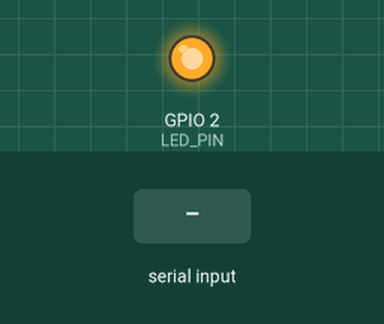
Bench run of a sketch on a simulated ESP32. On the bench: output pins drawn as LEDs (lit = HIGH). The test bench sets the inputs (shaded band). WiFi joins after 1.5 s; servers stay silent unless stated; what the sketch prints to the serial monitor is not drawn.

Above: at 3.3 s.
3.4 s: "1\n" received over the second serial link
At 10.04 s:
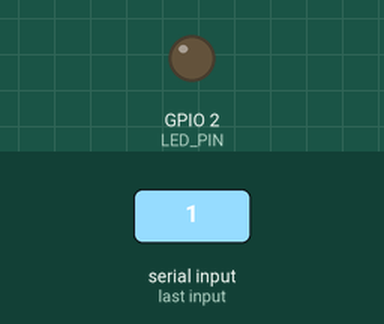
Timing chart, 0 to 10.9 s (numbered marks = the images above; inputs shaded):
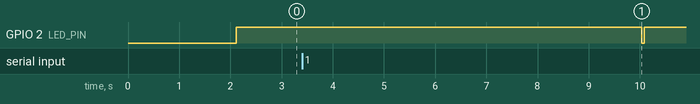

The sketch:

esp32_bridge.ino
```cpp
/*
 * ╔══════════════════════════════════════════════════════════════════════╗
 * ║  esp32_bridge.ino — ESP32 UDP Bridge (Arduino C++)                   ║
 * ║  Project : Autonomous AI-Driven Plume Tracker (DQN + Triple-MCU)    ║
 * ║  Role    : Bidirectional relay between Pico (UART) ↔ Laptop (UDP)   ║
 * ║  Serial2 : RX=GPIO16, TX=GPIO17 @ 115200 baud                       ║
 * ║  UDP Port: 1234                                                      ║
 * ╚══════════════════════════════════════════════════════════════════════╝
 */

#include <WiFi.h>
#include <WiFiUdp.h>

// ─────────────────────── CONFIGURATION ───────────────────────

// Wi-Fi Credentials (CHANGE THESE)
const char* WIFI_SSID     = "iQOO Neo7";
const char* WIFI_PASSWORD = "Thaiu009";

// Static IP Configuration (CHANGE THESE for your network)
IPAddress local_IP(10, 35, 225, 200);     // ESP32 static IP
IPAddress gateway(10, 35, 225, 254);        // Router gateway
IPAddress subnet(255, 255, 255, 0);       // Subnet mask
IPAddress dns_primary(8, 8, 8, 8);        // Google DNS

// Laptop IP (CHANGE THIS to your laptop's IP)
IPAddress laptop_IP(10, 35, 225, 68);

// UDP Port
const uint16_t UDP_PORT = 1234;

// Serial2 Pins (ESP32 → Pico UART)
#define SERIAL2_RX 16
#define SERIAL2_TX 17
#define SERIAL2_BAUD 115200

// ─────────────────────── GLOBALS ───────────────────────

WiFiUDP udp;
char udpBuffer[512];         // Buffer for incoming UDP packets
char serialBuffer[512];      // Buffer for incoming Serial2 data
int serialBufferIdx = 0;     // Current position in serial buffer

unsigned long lastHeartbeat = 0;
unsigned long lastWiFiCheck = 0;
unsigned long packetsSentToLaptop = 0;
unsigned long packetsSentToPico = 0;
unsigned long bootTime = 0;

// Onboard LED
#define LED_PIN 2

// ─────────────────────── DEBUG LOGGING ───────────────────────

void logMsg(const char* tag, const char* msg) {
    unsigned long elapsed = millis() - bootTime;
    Serial.printf("[ESP32 %8lums] [%s] %s\n", elapsed, tag, msg);
}

void logMsgF(const char* tag, const char* fmt, ...) {
    char buf[256];
    va_list args;
    va_start(args, fmt);
    vsnprintf(buf, sizeof(buf), fmt, args);
    va_end(args);
    logMsg(tag, buf);
}

// ─────────────────────── WIFI SETUP ───────────────────────

void connectWiFi() {
    logMsg("WIFI", "═══════════════════════════════════════════");
    logMsgF("WIFI", "Connecting to SSID: %s", WIFI_SSID);

    // Configure static IP BEFORE WiFi.begin()
    if (!WiFi.config(local_IP, gateway, subnet, dns_primary)) {
        logMsg("WIFI", "ERROR: Static IP configuration failed!");
    } else {
        logMsg("WIFI", "Static IP configured successfully");
    }

    WiFi.mode(WIFI_STA);
    WiFi.begin(WIFI_SSID, WIFI_PASSWORD);

    int retries = 0;
    const int maxRetries = 30;  // 15 seconds timeout

    while (WiFi.status() != WL_CONNECTED && retries < maxRetries) {
        delay(500);
        Serial.print(".");
        retries++;
    }
    Serial.println();

    if (WiFi.status() == WL_CONNECTED) {
        logMsg("WIFI", "═══════════════════════════════════════════");
        logMsgF("WIFI", "Connected! IP: %s", WiFi.localIP().toString().c_str());
        logMsgF("WIFI", "Gateway:     %s", WiFi.gatewayIP().toString().c_str());
        logMsgF("WIFI", "RSSI:        %d dBm", WiFi.RSSI());
        logMsgF("WIFI", "MAC:         %s", WiFi.macAddress().c_str());
        logMsg("WIFI", "═══════════════════════════════════════════");
        digitalWrite(LED_PIN, HIGH);  // Solid LED = connected
    } else {
        logMsg("WIFI", "ERROR: Connection FAILED after 15 seconds!");
        logMsg("WIFI", "Check SSID, password, and signal strength.");
        digitalWrite(LED_PIN, LOW);
    }
}

void checkWiFiReconnect() {
    if (millis() - lastWiFiCheck < 5000) return;  // Check every 5s
    lastWiFiCheck = millis();

    if (WiFi.status() != WL_CONNECTED) {
        logMsg("WIFI", "WARN: Connection lost! Attempting reconnect...");
        digitalWrite(LED_PIN, LOW);
        WiFi.disconnect();
        delay(100);
        connectWiFi();
    }
}

// ─────────────────────── SETUP ───────────────────────

void setup() {
    bootTime = millis();

    // USB Serial for debug logging
    Serial.begin(115200);
    delay(500);

    // Onboard LED
    pinMode(LED_PIN, OUTPUT);
    digitalWrite(LED_PIN, LOW);

    Serial.println();
    logMsg("INIT", "╔══════════════════════════════════════════════╗");
    logMsg("INIT", "║  ESP32 UDP BRIDGE — Plume Tracker v1.0       ║");
    logMsg("INIT", "║  Serial2: GPIO16(RX) / GPIO17(TX) @ 115200  ║");
    logMsg("INIT", "║  UDP Port: 1234                              ║");
    logMsg("INIT", "╚══════════════════════════════════════════════╝");

    // Serial2: UART to Pico
    Serial2.begin(SERIAL2_BAUD, SERIAL_8N1, SERIAL2_RX, SERIAL2_TX);
    logMsg("INIT", "Serial2 initialized (to Pico)");

    // Connect WiFi
    connectWiFi();

    // Start UDP listener
    if (udp.begin(UDP_PORT)) {
        logMsgF("INIT", "UDP listening on port %d", UDP_PORT);
    } else {
        logMsg("INIT", "ERROR: UDP begin() failed!");
    }

    logMsg("INIT", "Bridge ready — entering main loop");
    logMsgF("INIT", "Laptop target: %s:%d", laptop_IP.toString().c_str(), UDP_PORT);
}

// ─────────────────────── MAIN LOOP ───────────────────────

void loop() {
    // ── 1. UDP → Serial2 (Laptop → Pico) ──
    // Check for incoming UDP packets from the laptop
    int packetSize = udp.parsePacket();
    if (packetSize > 0) {
        int len = udp.read(udpBuffer, sizeof(udpBuffer) - 1);
        if (len > 0) {
            udpBuffer[len] = '\0';

            // Forward to Pico over Serial2
            Serial2.write((uint8_t*)udpBuffer, len);
            packetsSentToPico++;

            logMsgF("UDP→PICO", "Received %d bytes from %s: '%s'",
                     len,
                     udp.remoteIP().toString().c_str(),
                     udpBuffer);
        }
    }

    // ── 2. Serial2 → UDP (Pico → Laptop) ──
    // Read Serial2 data and forward complete lines to laptop
    while (Serial2.available()) {
        char c = Serial2.read();

        // Buffer until newline (packet delimiter)
        if (c == '\n' || serialBufferIdx >= (int)(sizeof(serialBuffer) - 2)) {
            serialBuffer[serialBufferIdx] = '\n';
            serialBuffer[serialBufferIdx + 1] = '\0';

            // Send buffered line to laptop via UDP
            if (WiFi.status() == WL_CONNECTED) {
                udp.beginPacket(laptop_IP, UDP_PORT);
                udp.write((uint8_t*)serialBuffer, serialBufferIdx + 1);
                udp.endPacket();
                packetsSentToLaptop++;

                logMsgF("PICO→UDP", "Sent %d bytes to laptop: '%.*s'",
                         serialBufferIdx + 1,
                         serialBufferIdx,  // Don't print the newline
                         serialBuffer);
            } else {
                logMsg("PICO→UDP", "WARN: WiFi disconnected, packet dropped!");
            }

            serialBufferIdx = 0;
        } else {
            serialBuffer[serialBufferIdx++] = c;
        }
    }

    // ── 3. Periodic Status / Heartbeat ──
    if (millis() - lastHeartbeat >= 10000) {  // Every 10 seconds
        lastHeartbeat = millis();
        logMsg("STATUS", "───────────────────────────────────────");
        logMsgF("STATUS", "Uptime: %lu s | WiFi: %s | RSSI: %d dBm",
                (millis() - bootTime) / 1000,
                WiFi.status() == WL_CONNECTED ? "OK" : "DISCONNECTED",
                WiFi.RSSI());
        logMsgF("STATUS", "Packets → Laptop: %lu | Packets → Pico: %lu",
                packetsSentToLaptop, packetsSentToPico);
        logMsg("STATUS", "───────────────────────────────────────");

        // Blink LED for heartbeat
        digitalWrite(LED_PIN, LOW);
        delay(50);
        digitalWrite(LED_PIN, HIGH);
    }

    // ── 4. WiFi Reconnect Check ──
    checkWiFiReconnect();

    // Small delay to prevent WDT reset on ESP32
    delay(1);
}
```
